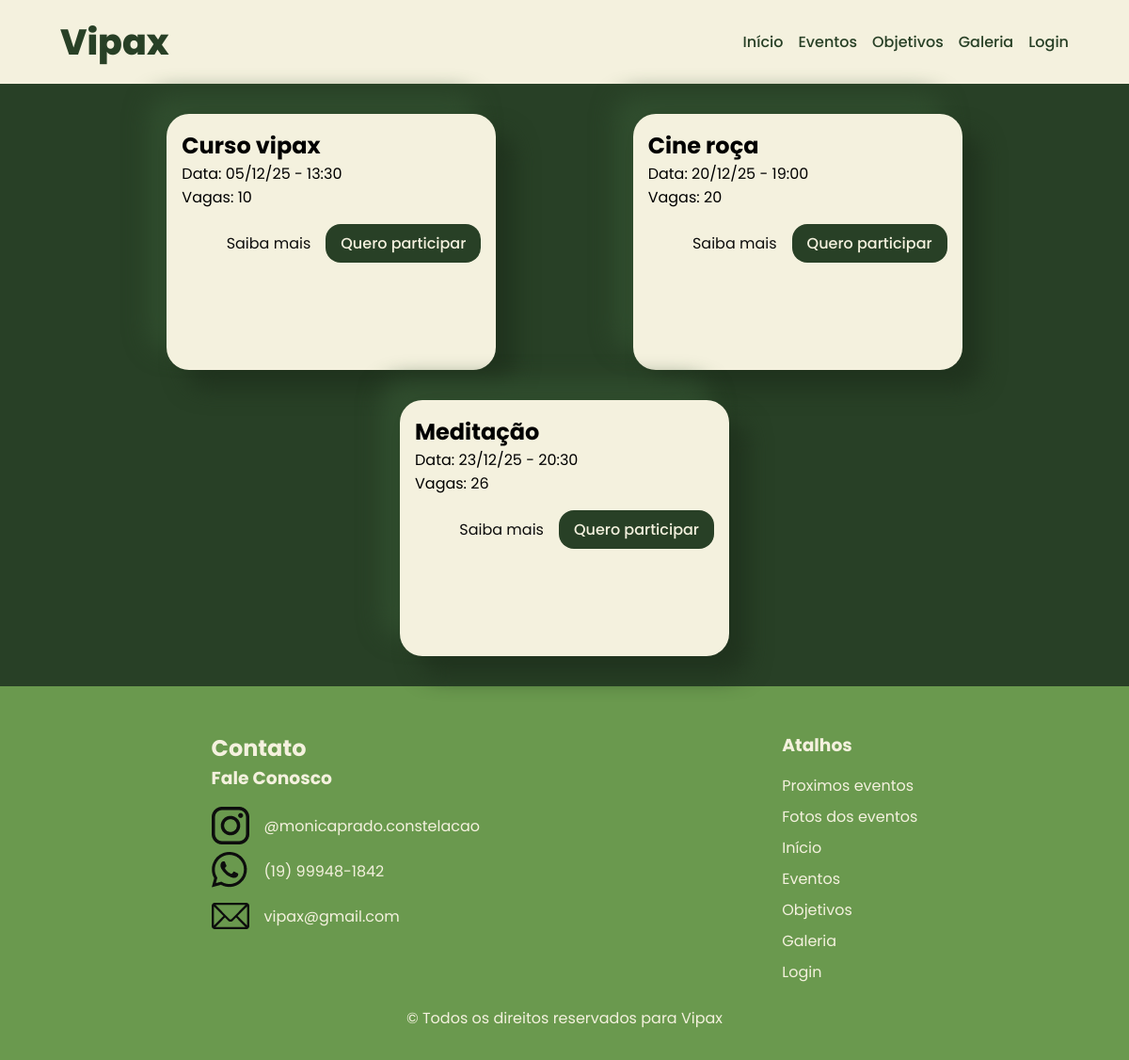
The page / on the database its author committed.
### tables this page shows
CREATE TABLE `eventos_futuros` (
  `id` int(11) NOT NULL,
  `id_eventos_comuns` int(11) NOT NULL,
  `data` date NOT NULL,
  `horario` time NOT NULL,
  `preco` int NOT NULL,
  `vagas` int(11) NOT NULL
);

CREATE TABLE `eventos_comuns` (
  `id` int(11) NOT NULL,
  `nome` varchar(255) NOT NULL,
  `descricao` text DEFAULT NULL,
  `id_galeria` int
);

### config/funcs.php (called while the page is built, shortened)
<?php
function mostrarData($data) {
  $data = explode("-", $data);
  $data[0] %= 100;
  $data = array_reverse($data);
  return implode("/", $data);
}
function mostrarHora($hora) {
  $hora = explode(":", $hora);
  array_pop($hora);
  return implode(":", $hora);
}
?>

### index.php (the view, shortened to what this page needs)
<?php
include "config/funcs.php";
include "header.php";
?>
  <main id="index">
    <?php
    $today = date('Y-m-d', time());
    $sql_code = "SELECT eventos_comuns.nome as nome,
                eventos_comuns.id as id,
                eventos_comuns.descricao as descricao,
                eventos_futuros.id as id_futuro,
                eventos_futuros.data as data,
                eventos_futuros.horario as horario,
                eventos_futuros.preco as preco,
                eventos_futuros.vagas as vagas
                FROM eventos_comuns, eventos_futuros
                WHERE eventos_comuns.id = eventos_futuros.id_eventos_comuns
                AND eventos_futuros.data > '$today'
                ORDER BY eventos_futuros.data;";
    $query_eventos_futuros = $mysqli->query($sql_code);
    if ($query_eventos_futuros->num_rows === 0) {
      echo "<section><p>Nenhum evento marcado</p></section>";
    } else {
      while ($row = $query_eventos_futuros->fetch_assoc()){
    ?>
    <section>
      <div class="infos">
        <h2><?= $row['nome'] ?></h2>
        <p>Data: <?= mostrarData($row['data']) . ' - ' . mostrarHora($row['horario']) ?></p>
        <p>Vagas: <?= $row['vagas'] ?></p>
      </div>
      <div class="actions">
        <a href="eventos.php?evento=<?= $row['id'] ?>" class="saiba-mais">Saiba mais</a>
        <a href="inscricao.php?evento=<?= $row['id_futuro']?>" type="button" class="btn-saiba-mais">Quero participar</a>
      </div>
    </section>
    <?php
      }
    }
    ?>
  </main>
<?php
include "footer.php";
?>

### header.php (shortened to what this page needs)
<!DOCTYPE html>
<html lang="pt-Br">
<head>
  <link rel="stylesheet" href="css/style.css">
  <link rel="stylesheet" href="css/eventos.css">
  <link rel="stylesheet" href="css/galeria.css">
  <link rel="stylesheet" href="css/login.css">
</head>
<body>
  <header>
    <div>
      <a href="index.php">
        <h1>Vipax</h1>
      </a>
    </div>
    <ul>
      <li><a href="index.php">Início</a></li>
      <li><a href="eventos.php">Eventos</a></li>
      <li><a href="objetivos.php">Objetivos</a></li>
      <li><a href="galeria.php">Galeria</a></li>
      <?php
      if (!isset($_SESSION['nome'])) {
        echo "<li><a href='login.php'>Login</a></li>";
      } else {
        echo "<li><a href='logout.php'>Sair</a></li>";
      }
      ?>
    </ul>
  </header>

### footer.php
  <footer>
    <nav>
      <section>
        <h2>Contato</h2>
        <h3>Fale Conosco</h3>
        <ul>
          <li><a href="https://www.instagram.com/monicaprado.constelacao/" target="_blank"><img src="assets/instagram.png" alt="Instagram"> @monicaprado.constelacao</a></li>
          <li><a href="https://api.whatsapp.com/send/?phone=5519999481842&text=Ol%C3%A1%21+Sigo+seu+perfil+no+Instagram+e+gostaria+de+falar+sobre+a+Constela%C3%A7%C3%A3o&type=phone_number&app_absent=0" target="_blank"><img src="assets/whatsapp.png" alt="Whatsapp"> (19) 99948-1842</a></li>
          <li><a href="mailto:vipax@gmail.com" target="_blank"><img src="assets/email.png" alt="Email"> vipax@gmail.com</a></li>
        </ul>
      </section>
      <section>
        <h3>Atalhos</h3>
        <ul>
          <li><a href="index.php">Proximos eventos</a></li>
          <li><a href="galeria.php">Fotos dos eventos</a></li>
        </ul>
        <ul>
          <li><a href="index.php">Início</a></li>
          <li><a href="eventos.php">Eventos</a></li>
          <li><a href="objetivos.php">Objetivos</a></li>
          <li><a href="galeria.php">Galeria</a></li>
          <li><a href="login.php">Login</a></li>
        </ul>
      </section>
    </nav>
    <p>&copy Todos os direitos reservados para Vipax</p>
  </footer>
</body>
</html>

### css/style.css (style rules this page uses)
* { margin: 0; padding: 0; box-sizing: border-box; font-family: "Poppins", "Segoe UI", Tahoma, Geneva, Verdana, sans-serif; }
:root { --light: #f4f1de; --dark: #0d0d0d; --mainColor: #284026; --secColor: #a3b18a; --destaque: #6a994e; --red: #9f454d; --padding: 4rem; }
header { padding: 1rem var(--padding); display: flex; justify-content: space-between; align-items: center; background-color: var(--light); color: var(--mainColor); }
header a { text-decoration: none; color: inherit; }
header h1 { font-size: 38px; font-weight: 800; }
main > section { padding: 1rem; border-radius: 1.5rem; text-align: left; background-color: var(--light); box-shadow: 20px 20px 24px #20331e, -20px -20px 24px #304d2e; }
main#index { flex-direction: row; }
.saiba-mais { color: var(--dark); text-decoration: none; }
.btn-saiba-mais { font-size: 16px; padding: 0.5em 1em; background-color: var(--mainColor); color: var(--light); border: none; outline: none; border-radius: 1.5em; text-decoration: none; font-weight: 500; cursor: pointer; transition: all 0.3s ease; display: inline; flex-grow: 0; }
footer nav { display: flex; justify-content: space-around; }

### css/eventos.css (style rules this page uses)
#eventos, #index { flex-direction: row; flex-wrap: wrap; justify-content: stretch; justify-content: space-evenly; }

### rows shown on the page
eventos_futuros: id_eventos_comuns.nome "Curso vipax", data "05/12/25", horario "13:30", vagas "10"
eventos_futuros: id_eventos_comuns.nome "Cine roça", data "20/12/25", horario "19:00", vagas "20"
eventos_futuros: id_eventos_comuns.nome "Meditação", data "23/12/25", horario "20:30", vagas "26"
